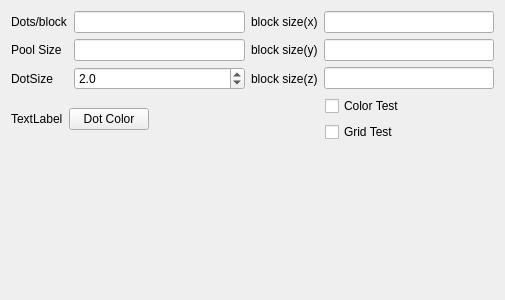
<?xml version="1.0" encoding="UTF-8"?>
<ui version="4.0">
 <class>OuterSpaceForm</class>
 <widget class="QWidget" name="OuterSpaceForm">
  <property name="geometry">
   <rect>
    <x>0</x>
    <y>0</y>
    <width>505</width>
    <height>300</height>
   </rect>
  </property>
  <property name="windowTitle">
   <string>Outer Space Command</string>
  </property>
  <layout class="QVBoxLayout" name="verticalLayout_2">
   <item>
    <layout class="QGridLayout" name="gridLayout">
     <item row="0" column="0">
      <widget class="QLabel" name="label_4">
       <property name="text">
        <string>Dots/block</string>
       </property>
      </widget>
     </item>
     <item row="0" column="1">
      <widget class="QLineEdit" name="dotsPerBlock"/>
     </item>
     <item row="0" column="2">
      <widget class="QLabel" name="label">
       <property name="text">
        <string>block size(x)</string>
       </property>
      </widget>
     </item>
     <item row="0" column="3">
      <widget class="QLineEdit" name="blockSizeX">
       <property name="text">
        <string/>
       </property>
      </widget>
     </item>
     <item row="1" column="0">
      <widget class="QLabel" name="label_5">
       <property name="text">
        <string>Pool Size</string>
       </property>
      </widget>
     </item>
     <item row="1" column="1">
      <widget class="QLineEdit" name="poolSize"/>
     </item>
     <item row="1" column="2">
      <widget class="QLabel" name="label_2">
       <property name="text">
        <string>block size(y)</string>
       </property>
      </widget>
     </item>
     <item row="1" column="3">
      <widget class="QLineEdit" name="blockSizeY"/>
     </item>
     <item row="2" column="0">
      <widget class="QLabel" name="label_6">
       <property name="text">
        <string>DotSize</string>
       </property>
      </widget>
     </item>
     <item row="2" column="1">
      <widget class="QDoubleSpinBox" name="dotSize">
       <property name="decimals">
        <number>1</number>
       </property>
       <property name="minimum">
        <double>1.000000000000000</double>
       </property>
       <property name="singleStep">
        <double>0.100000000000000</double>
       </property>
       <property name="value">
        <double>2.000000000000000</double>
       </property>
      </widget>
     </item>
     <item row="2" column="2">
      <widget class="QLabel" name="label_3">
       <property name="text">
        <string>block size(z)</string>
       </property>
      </widget>
     </item>
     <item row="2" column="3">
      <widget class="QLineEdit" name="blockSizeZ"/>
     </item>
    </layout>
   </item>
   <item>
    <layout class="QHBoxLayout" name="horizontalLayout_2">
     <item>
      <widget class="QLabel" name="lbColor">
       <property name="text">
        <string>TextLabel</string>
       </property>
      </widget>
     </item>
     <item>
      <widget class="QPushButton" name="pbColor">
       <property name="text">
        <string>Dot Color</string>
       </property>
      </widget>
     </item>
     <item>
      <spacer name="horizontalSpacer_2">
       <property name="orientation">
        <enum>Qt::Horizontal</enum>
       </property>
       <property name="sizeHint" stdset="0">
        <size>
         <width>40</width>
         <height>20</height>
        </size>
       </property>
      </spacer>
     </item>
     <item>
      <layout class="QHBoxLayout" name="horizontalLayout">
       <item>
        <layout class="QVBoxLayout" name="verticalLayout">
         <item>
          <widget class="QCheckBox" name="cbFlagColorTest">
           <property name="text">
            <string>Color Test</string>
           </property>
          </widget>
         </item>
         <item>
          <widget class="QCheckBox" name="cbFlagGridTest">
           <property name="text">
            <string>Grid Test</string>
           </property>
          </widget>
         </item>
        </layout>
       </item>
       <item>
        <spacer name="horizontalSpacer">
         <property name="orientation">
          <enum>Qt::Horizontal</enum>
         </property>
         <property name="sizeHint" stdset="0">
          <size>
           <width>40</width>
           <height>20</height>
          </size>
         </property>
        </spacer>
       </item>
      </layout>
     </item>
    </layout>
   </item>
   <item>
    <spacer name="verticalSpacer">
     <property name="orientation">
      <enum>Qt::Vertical</enum>
     </property>
     <property name="sizeHint" stdset="0">
      <size>
       <width>20</width>
       <height>116</height>
      </size>
     </property>
    </spacer>
   </item>
  </layout>
 </widget>
 <resources/>
 <connections/>
</ui>
